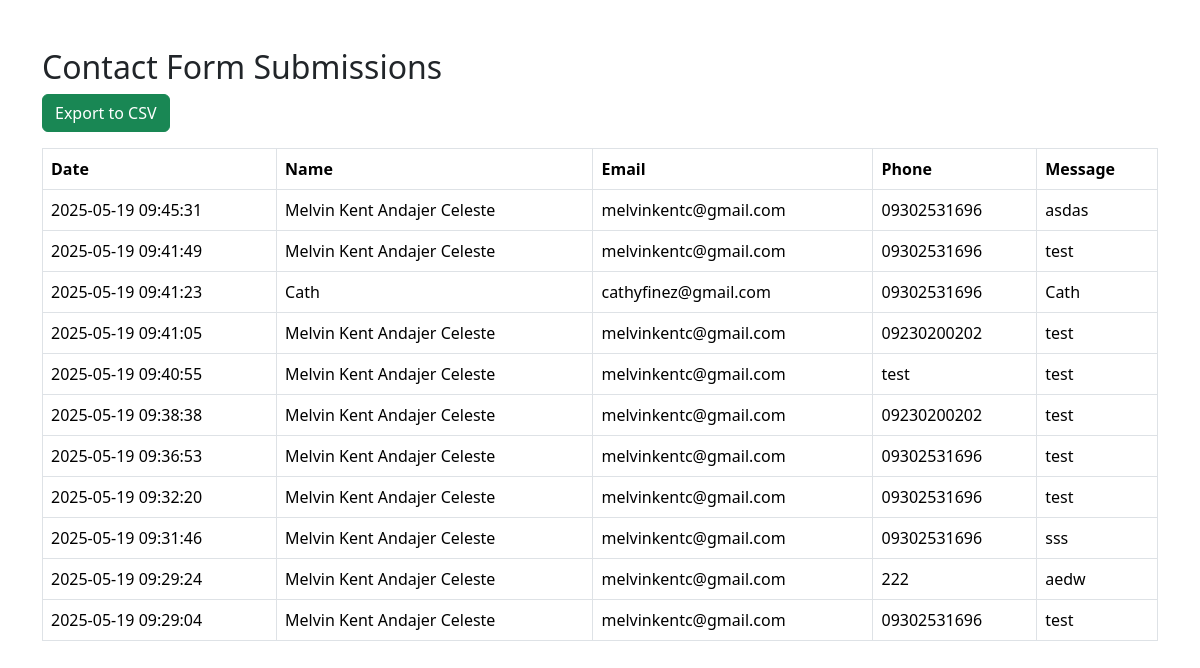
Page /php/view_messages.php on the committed database.
### tables this page shows
CREATE TABLE `contact_messages` (
  `id` int(11) NOT NULL,
  `name` varchar(100) NOT NULL,
  `email` varchar(100) NOT NULL,
  `phone` varchar(20) DEFAULT NULL,
  `message` text NOT NULL,
  `submitted_at` timestamp NOT NULL DEFAULT current_timestamp()
);

### php/view_messages.php (the view, shortened to what this page needs)
<?php
$host = 'localhost';
$user = 'root';
$password = '';
$dbname = 'db_movieworld';
$conn = new mysqli($host, $user, $password, $dbname);
$result = $conn->query("SELECT * FROM contact_messages ORDER BY submitted_at DESC");
?>
<!DOCTYPE html>
<html>
<head>
    <link href="https://cdn.jsdelivr.net/npm/bootstrap@5.3.5/dist/css/bootstrap.min.css" rel="stylesheet">
</head>
<body class="container mt-5">
    <h2>Contact Form Submissions</h2>
    <a href="export_csv.php" class="btn btn-success mb-3">Export to CSV</a>
    <table class="table table-bordered">
        <thead>
            <tr>
                <th>Date</th>
                <th>Name</th>
                <th>Email</th>
                <th>Phone</th>
                <th>Message</th>
            </tr>
        </thead>
        <tbody>
            <?php while ($row = $result->fetch_assoc()): ?>
                <tr>
                    <td><?= $row['submitted_at'] ?></td>
                    <td><?= htmlspecialchars($row['name']) ?></td>
                    <td><?= htmlspecialchars($row['email']) ?></td>
                    <td><?= htmlspecialchars($row['phone']) ?></td>
                    <td><?= nl2br(htmlspecialchars($row['message'])) ?></td>
                </tr>
            <?php endwhile; ?>
        </tbody>
    </table>
</body>
</html>

### rows in the picture
contact_messages: submitted_at "2025-05-19 09:45:31", name "Melvin Kent Andajer Celeste", email "melvinkentc@gmail.com", phone "09302531696", message "asdas"
contact_messages: submitted_at "2025-05-19 09:41:49", name "Melvin Kent Andajer Celeste", email "melvinkentc@gmail.com", phone "09302531696", message "test"
contact_messages: submitted_at "2025-05-19 09:41:23", name "Cath", email "cathyfinez@gmail.com", phone "09302531696", message "Cath"
contact_messages: submitted_at "2025-05-19 09:41:05", name "Melvin Kent Andajer Celeste", email "melvinkentc@gmail.com", phone "09230200202", message "test"
contact_messages: submitted_at "2025-05-19 09:40:55", name "Melvin Kent Andajer Celeste", email "melvinkentc@gmail.com", phone "test", message "test"
contact_messages: submitted_at "2025-05-19 09:38:38", name "Melvin Kent Andajer Celeste", email "melvinkentc@gmail.com", phone "09230200202", message "test"
contact_messages: submitted_at "2025-05-19 09:36:53", name "Melvin Kent Andajer Celeste", email "melvinkentc@gmail.com", phone "09302531696", message "test"
contact_messages: submitted_at "2025-05-19 09:32:20", name "Melvin Kent Andajer Celeste", email "melvinkentc@gmail.com", phone "09302531696", message "test"
contact_messages: submitted_at "2025-05-19 09:31:46", name "Melvin Kent Andajer Celeste", email "melvinkentc@gmail.com", phone "09302531696", message "sss"
contact_messages: submitted_at "2025-05-19 09:29:24", name "Melvin Kent Andajer Celeste", email "melvinkentc@gmail.com", phone "222", message "aedw"
contact_messages: submitted_at "2025-05-19 09:29:04", name "Melvin Kent Andajer Celeste", email "melvinkentc@gmail.com", phone "09302531696", message "test"
